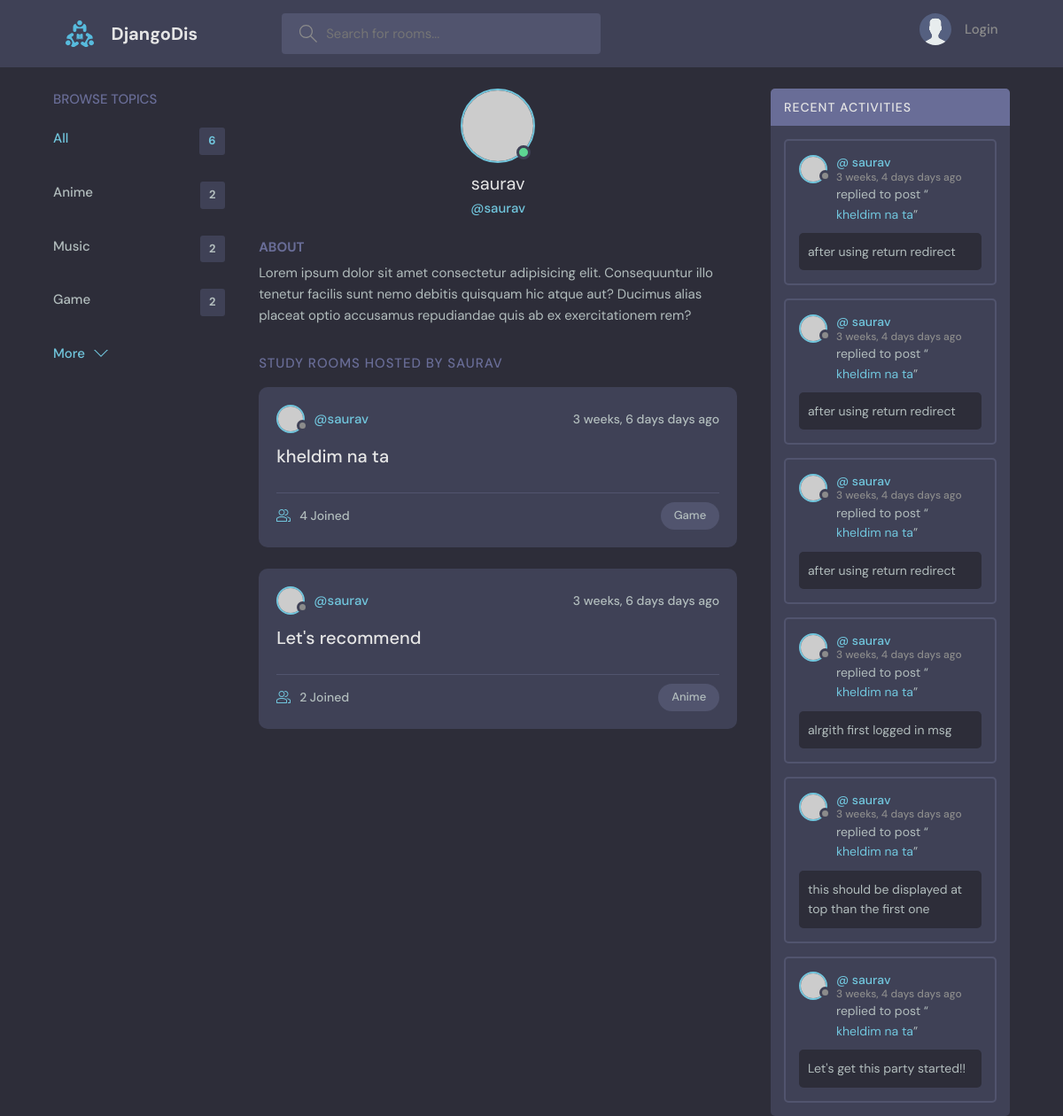
/profile/1/, run on an earlier commit of the app's database.
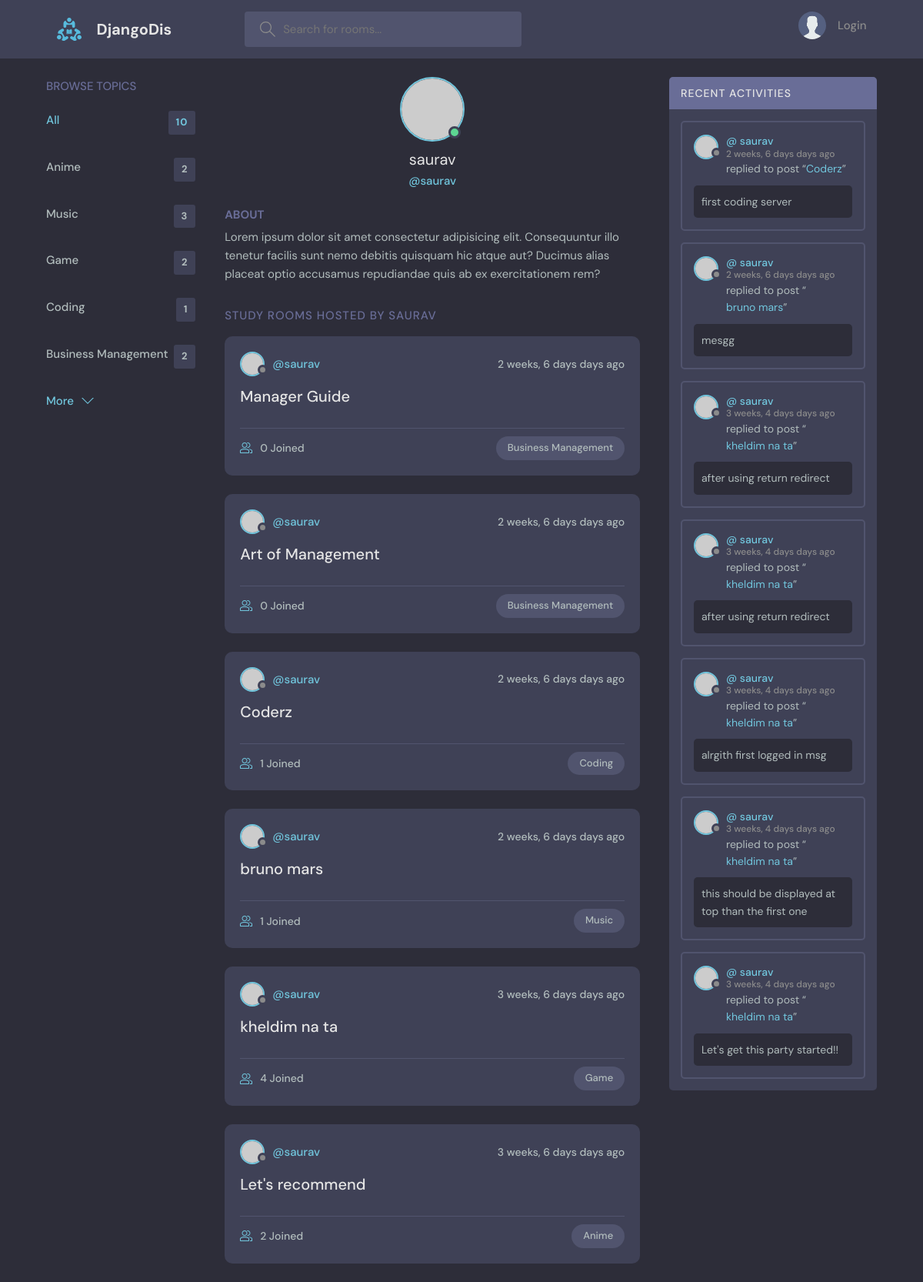
And on a later commit of the database.
### base/models.py (models this page shows, shortened)
class Topic(models.Model):
    name = models.CharField(max_length=220)

class Server(models.Model):
    owner = models.ForeignKey(User, on_delete=models.SET_NULL,null=True)
    topic = models.ForeignKey(Topic, on_delete=models.SET_NULL, null=True)
    name = models.CharField(max_length=200)
    description = models.TextField(null=True , blank=True) # null for db and blank for frontend
    members = models.ManyToManyField(User, related_name='members', blank=True)
    created = models.DateTimeField(auto_now_add=True)
    updated = models.DateTimeField(auto_now=True)
    class Meta:
        ordering = ['-updated', '-created']
    def __str__(self):
        return self.name

class Msg(models.Model): # Msg written cause message is keyword in django
    user = models.ForeignKey(User,on_delete=models.CASCADE)
    body = models.TextField()
    server = models.ForeignKey(Server, on_delete=models.CASCADE)
    created = models.DateTimeField(auto_now_add=True)
    updated = models.DateTimeField(auto_now=True)
    class Meta:
        ordering = ['-updated', '-created']

### base/views.py (the view)
# urls.py: path('profile/<str:pk>/', views.userProfile, name='user-profile'),
def userProfile(request, pk):
    user = User.objects.get(id=pk)
    servers = user.server_set.all()
    topics = Topic.objects.all()
    server_msgs = user.msg_set.all()
    server_count = Server.objects.all().count()
    context = {'user':user,'servers':servers, 'topics': topics, 'server_msgs': server_msgs,'server_count': server_count}
    return render (request, 'base/profile.html', context)

### base/templates/base/profile.html (shortened to what this page needs)
{% extends 'main.html' %}
{% block content %}
  <main class="profile-page layout layout--3">
    <div class="container">
      {% include 'base/topics_component.html' %}
      <div class="roomList">
        <div class="profile">
          <div class="profile__avatar">
            <div class="avatar avatar--large active">
              <img src="https://randomuser.me/api/portraits/men/11.jpg" />
            </div>
          </div>
          <div class="profile__info">
            <h3>{{ user.username }}</h3>
            <p>@{{ user.username }}</p>
          </div>
          <div class="profile__about">
            <h3>About</h3>
            <p>
              Lorem ipsum dolor sit amet consectetur adipisicing elit. Consequuntur illo tenetur
              facilis sunt nemo debitis quisquam hic atque aut? Ducimus alias placeat optio
              accusamus repudiandae quis ab ex exercitationem rem?
            </p>
          </div>
        </div>
        <div class="roomList__header">
          <div>
            <h2>Study Rooms Hosted by {{ user.username }}</a>
            </h2>
          </div>
        </div>
        {% include 'base/feed_component.html' %}
      </div>
      {% include 'base/activity_component.html' %}
    </div>
  </main>
{% endblock content %}

### templates/main.html (shortened to what this page needs)
<!DOCTYPE html>
{% load static %}
<html lang="en">
  <head>
    <link rel="stylesheet" href="{% static 'css/main.css' %}" />
  </head>
  <body>
    {% include 'nav.html' %}
    {% block content %}
    {% endblock %}
  </body>
</html>

### templates/nav.html (shortened to what this page needs)
{% load static %}
<header class="header header--loggedIn">
    <div class="container">
      <a href="{% url 'home' %}" class="header__logo">
        <img src="{% static 'img/logo.svg' %}" />
        <h1>DjangoDis</h1>
      </a>
      <form class="header__search" action="{% url 'home' %}" method="GET" >
        <label>
          <input placeholder="Search for rooms..." name="nam"/>
        </label>
      </form>
      <nav class="header__menu">
        {% if request.user.is_authenticated %}
        <div class="header__user">
          <a href="{% url 'user-profile' request.user.id %}">
            <div class="avatar avatar--medium active">
              <img src="{% static 'img/avatar.svg' %}" />
            </div>
            <p>{{ request.user.username }}<span>@{{ request.user.username }}</span></p>
          </a>
          <button class="dropdown-button">
            <svg version="1.1" xmlns="http://www.w3.org/2000/svg" width="32" height="32" viewBox="0 0 32 32">
              <title>chevron-down</title>
              <path d="M16 21l-13-13h-3l16 16 16-16h-3l-13 13z"></path>
            </svg>
          </button>
        </div>
        <div class="dropdown-menu">
          <a href="{% url 'update-user' %}" class="dropdown-link"
            ><svg version="1.1" xmlns="http://www.w3.org/2000/svg" width="32" height="32" viewBox="0 0 32 32">
              <title>tools</title>
              <path
                d="M27.465 32c-1.211 0-2.35-0.471-3.207-1.328l-9.392-9.391c-2.369 0.898-4.898 0.951-7.355 0.15-3.274-1.074-5.869-3.67-6.943-6.942-0.879-2.682-0.734-5.45 0.419-8.004 0.135-0.299 0.408-0.512 0.731-0.572 0.32-0.051 0.654 0.045 0.887 0.277l5.394 5.395 3.586-3.586-5.394-5.395c-0.232-0.232-0.336-0.564-0.276-0.887s0.272-0.596 0.572-0.732c2.552-1.152 5.318-1.295 8.001-0.418 3.274 1.074 5.869 3.67 6.943 6.942 0.806 2.457 0.752 4.987-0.15 7.358l9.392 9.391c0.844 0.842 1.328 2.012 1.328 3.207-0 2.5-2.034 4.535-4.535 4.535zM15.101 19.102c0.26 0 0.516 0.102 0.707 0.293l9.864 9.863c0.479 0.479 1.116 0.742 1.793 0.742 1.398 0 2.535-1.137 2.535-2.535 0-0.668-0.27-1.322-0.742-1.793l-9.864-9.863c-0.294-0.295-0.376-0.74-0.204-1.119 0.943-2.090 1.061-4.357 0.341-6.555-0.863-2.631-3.034-4.801-5.665-5.666-1.713-0.561-3.468-0.609-5.145-0.164l4.986 4.988c0.391 0.391 0.391 1.023 0 1.414l-5 5c-0.188 0.188-0.441 0.293-0.707 0.293s-0.52-0.105-0.707-0.293l-4.987-4.988c-0.45 1.682-0.397 3.436 0.164 5.146 0.863 2.631 3.034 4.801 5.665 5.666 2.2 0.721 4.466 0.604 6.555-0.342 0.132-0.059 0.271-0.088 0.411-0.088z"
              ></path>
            </svg>
            Settings</a
          >
          <a href="{% url 'logout' %}" class="dropdown-link"
            ><svg version="1.1" xmlns="http://www.w3.org/2000/svg" width="32" height="32" viewBox="0 0 32 32">
              <title>sign-out</title>
              <path
                d="M3 0h22c0.553 0 1 0 1 0.553l-0 3.447h-2v-2h-20v28h20v-2h2l0 3.447c0 0.553-0.447 0.553-1 0.553h-22c-0.553 0-1-0.447-1-1v-30c0-0.553 0.447-1 1-1z"
              ></path>
              <path
                d="M21.879 21.293l1.414 1.414 6.707-6.707-6.707-6.707-1.414 1.414 4.293 4.293h-14.172v2h14.172l-4.293 4.293z"
              ></path>
            </svg>
            Logout</a>
        </div>
        {% else %}
        <a href="{% url 'login' %}">
          <img src="{% static 'img/avatar.svg' %}" />
          <p>Login</p>
        </a>
        {% endif %}
      </nav>
    </div>
  </header>

### base/templates/base/topics_component.html
<div class="topics">
    <div class="topics__header">
      <h2>Browse Topics</h2>
    </div>
    <ul class="topics__list">
      <li>
        <a href="{% url 'home' %}" class="active">All <span>{{ server_count }}</span></a>
      </li>
      {% for topic in topics %}
      <li>
        <a href="{% url 'home' %}?nam={{topic.name}}">{{ topic.name }} <span> {{ topic.server_set.all.count }} </span></a>
      </li>
      {% endfor %}
    </ul>
    <a class="btn btn--link" href="topics.html">
      More
      <svg version="1.1" xmlns="http://www.w3.org/2000/svg" width="32" height="32" viewBox="0 0 32 32">
        <title>chevron-down</title>
        <path d="M16 21l-13-13h-3l16 16 16-16h-3l-13 13z"></path>
      </svg>
    </a>
  </div>

### base/templates/base/feed_component.html (shortened to what this page needs)
{% for server in servers %}
<div class="roomListRoom">
    <div class="roomListRoom__header">
      <a href="{% url 'user-profile' server.owner.id %}" class="roomListRoom__author">
        <div class="avatar avatar--small">
          <img src="https://randomuser.me/api/portraits/women/11.jpg" />
        </div>
        <span>@{{ server.owner.username }}</span>
      </a>
      <div class="roomListRoom__actions">
        <span>{{ server.created | timesince }} days ago</span>
      </div>
    </div>
    <div class="roomListRoom__content">
      <a href="{% url 'server' server.id %}">{{ server.name }}</a>
    </div>
    <div class="roomListRoom__meta">
      <a href="{% url 'server' server.id %}" class="roomListRoom__joined">
        {{ server.members.all.count }} Joined
      </a>
      <p class="roomListRoom__topic">{{ server.topic.name }}</p>
    </div>
</div>
{% endfor %}

### base/templates/base/activity_component.html (shortened to what this page needs)
<div class="activities">
    <div class="activities__header">
        <h2>Recent Activities</h2>
    </div>
    {% for msg in server_msgs %}
    <div class="activities__box">
        <div class="activities__boxHeader roomListRoom__header">
        <a href="{% url 'user-profile' msg.user.id %}" class="roomListRoom__author">
            <div class="avatar avatar--small">
            <img src="https://randomuser.me/api/portraits/women/11.jpg" />
            </div>
            <p>
            @ {{ msg.user }}
            <span>{{msg.created | timesince }} days ago</span>
            </p>
        </a>
        </div>
        <div class="activities__boxContent">
        <p>replied to post “<a href="{% url 'server' msg.server.id %}">{{ msg.server }}</a>”</p>
        <div class="activities__boxRoomContent">
            {{ msg.body }}
        </div>
        </div>
    </div>
    {% endfor %}
</div>

What changed in the data, as far as the page shows it:
removed Msg: user "saurav", created "3 weeks, 4 days", server "kheldim na ta", body "after using return redirect"
computed for Topic "Music": server_set.all.count "2" → "3"
added Topic: name "Coding", server_set.all.count "1"
added Topic: name "Business Management", server_set.all.count "2"
added Server: owner.username "saurav", created "2 weeks, 6 days", name "Manager Guide", members.all.count "0", topic.name "Business Management"
added Server: owner.username "saurav", created "2 weeks, 6 days", name "Art of Management", members.all.count "0", topic.name "Business Management"
added Server: owner.username "saurav", created "2 weeks, 6 days", name "Coderz", members.all.count "1", topic.name "Coding"
added Server: owner.username "saurav", created "2 weeks, 6 days", name "bruno mars", members.all.count "1", topic.name "Music"
added Msg: user "saurav", created "2 weeks, 6 days", server "Coderz", body "first coding server"
added Msg: user "saurav", created "2 weeks, 6 days", server "bruno mars", body "mesgg"
Also different on the page:
{{ server_count }}: "6" → "10"
